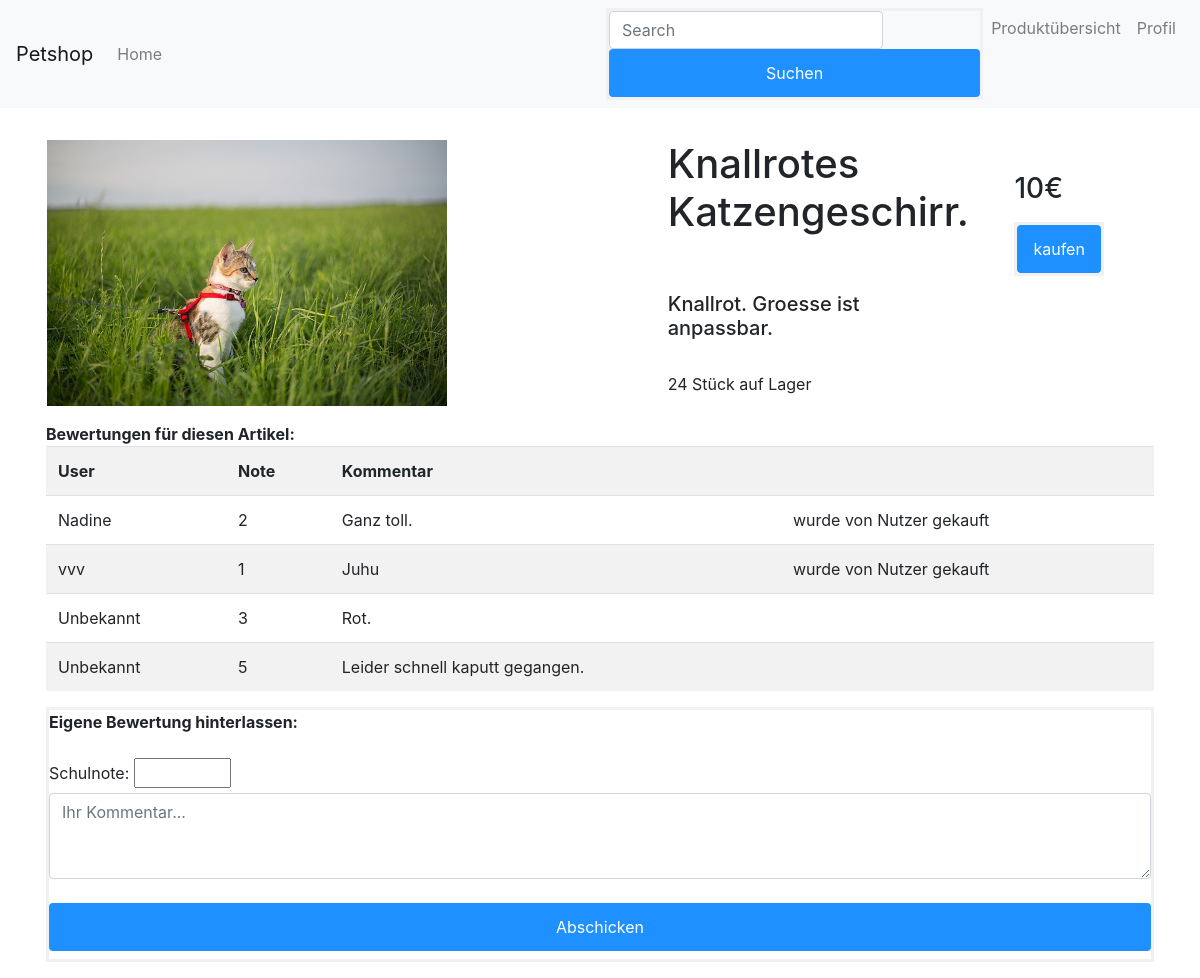
Screenshot of /produktansicht.php?ID=3 with the database file from the repository.
### tables this page shows
CREATE TABLE `produkte` (
  `ID` int(11) NOT NULL,
  `Name` text NOT NULL,
  `Preis` int(11) NOT NULL,
  `Stueck` int(11) UNSIGNED NOT NULL,
  `Bild` text NOT NULL,
  `Beschreibung` text NOT NULL
);

CREATE TABLE `bewertungen` (
  `ID` int(11) NOT NULL,
  `Kommentar` text NOT NULL,
  `Note` float(10,0) NOT NULL,
  `Datum` datetime NOT NULL DEFAULT CURRENT_TIMESTAMP,
  `User` varchar(50) NOT NULL DEFAULT 'Unbekannt',
  `isBought` varchar(30) NOT NULL
);

### produktansicht.php (the view)
<?php include 'inc/head.php'?>
<?php include 'inc/nav.php';
include 'inc/config.php';
    $id = $_GET['ID'];
    $query = "SELECT * FROM produkte WHERE produkte.ID = '$id'";
    $query2 = "SELECT * FROM produkte INNER JOIN bewertungen WHERE produkte.ID = '$id' AND bewertungen.ID = '$id'";
    $result = mysqli_query($con, $query);
    $result2 = mysqli_query($con, $query2);
    if ($row = mysqli_fetch_assoc($result)) {
        $id = $_GET['ID'];
        $bild = $row['Bild'];
        $name = $row['Name'];
        $preis = $row['Preis'];
        $stueck = $row['Stueck'];
        $beschreibung = $row['Beschreibung'];
        ?>
        <div class="container">
            <div class="row">
                <div class="d-flex flex-row bd-highlight pl-3 pt-3 mb-3">
                    <div class="row">
                        <div class="col pr-0 mr-0"><img src="img/<?php echo $bild ?>" alt="" width="400px"></div>
                        <div class="col-4 pl-2 mr-0">
                            <h1><?php echo $name ?></h1><br><br>
                            <h5><?php echo $beschreibung ?></h5><br>
                            <h7><?php echo $stueck ?> Stück auf Lager</h7>
                        </div>
                    </div>
                    <div class="p-2 ml-5 bd-highlight">
                        <br><h3><?php echo $preis ?>€</h3><p>
                        <form method="post" action="php/buyArticle.php?ID=<?php echo $id ?>&Verfuegbarkeit=<?php echo $stueck ?>">
                            <button class="btn btn-outline-success my-2 my-sm-0" type="submit" name="cartBtn">kaufen</button>
                        </form>
                    </div>
                </div>
                <div class="col-12">
                    <table class="table table-striped">
                        <thead><b>Bewertungen für diesen Artikel:</b></thead>
                        <th scope="col">User</th>
                        <th scope="col">Note</th>
                        <th scope="col">Kommentar</th>
                        <th scope="col"></th>
                        <?php
                        while ($row = mysqli_fetch_assoc($result2)) {
                            $isBought = $row['isBought'];
                            $user = $row['User'];
                            $kommentar = $row['Kommentar'];
                            $note = $row['Note']; ?>
                        <tr>
                            <td><?php echo $user ?></td>
                            <td><?php echo $note ?></td>
                            <td><?php echo $kommentar ?></td>
                            <td> <?php echo $isBought ?></td>
                        </tr><?php } ?>
                    </table>
                </div>
            </div>
            <div>
                <form method = 'post' action = 'php/articleValuations.php?ID=<?php echo $id ?>' >
                    <b>Eigene Bewertung hinterlassen:</b><br><br>
                    <label >Schulnote:</label>
                    <input name="Note" type="number" max="6.0" min="1.0" ><br>
                    <div class="form-group">
                        <textarea class="form-control" name="Kommentar" id="exampleFormControlTextarea1" rows="3" placeholder="Ihr Kommentar..."></textarea>
                    </div>
                    <button class="btn btn-outline-success" type="submit" name="commentBtn" >Abschicken</button>
                </form >
            </div>
        </div>
        <?php
} include 'inc/bottom.php'?>

### css/style_index.css (style rules this page uses)
form { border: 3px solid #f1f1f1; }
button { background-color: #4CAF50; color: white; padding: 14px 20px; margin: 8px 0; border: none; cursor: pointer; width: 100%; }
.container { padding: 16px; }
.btn { background-color: DodgerBlue; border: none; color: white; padding: 12px 16px; font-size: 16px; cursor: pointer; }

### rows the page displays
produkte: Bild (picture), Name "Knallrotes Katzengeschirr.", Beschreibung "Knallrot. Groesse ist anpassbar.", Stueck "24", Preis "10"
bewertungen: User "Nadine", Note "2", Kommentar "Ganz toll.", isBought "wurde von Nutzer gekauft"
bewertungen: User "vvv", Note "1", Kommentar "Juhu", isBought "wurde von Nutzer gekauft"
bewertungen: User "Unbekannt", Note "3", Kommentar "Rot."
bewertungen: User "Unbekannt", Note "5", Kommentar "Leider schnell kaputt gegangen."
